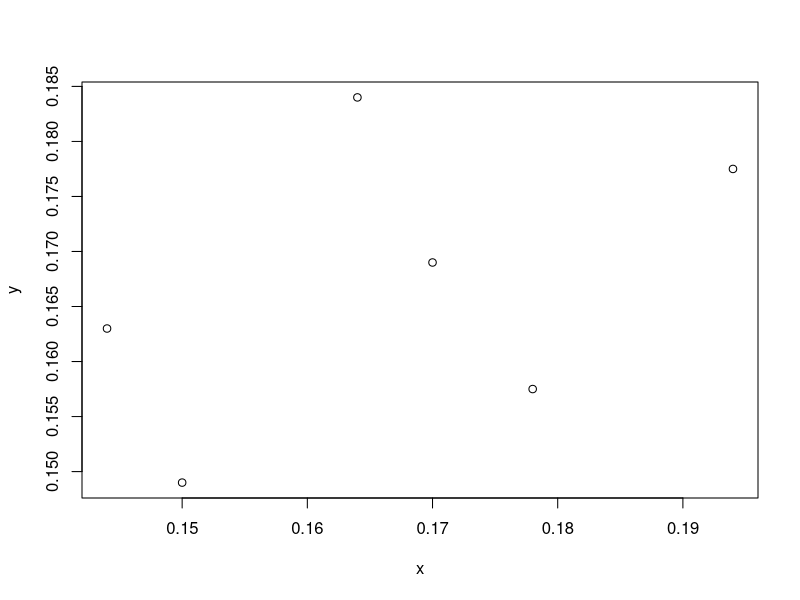
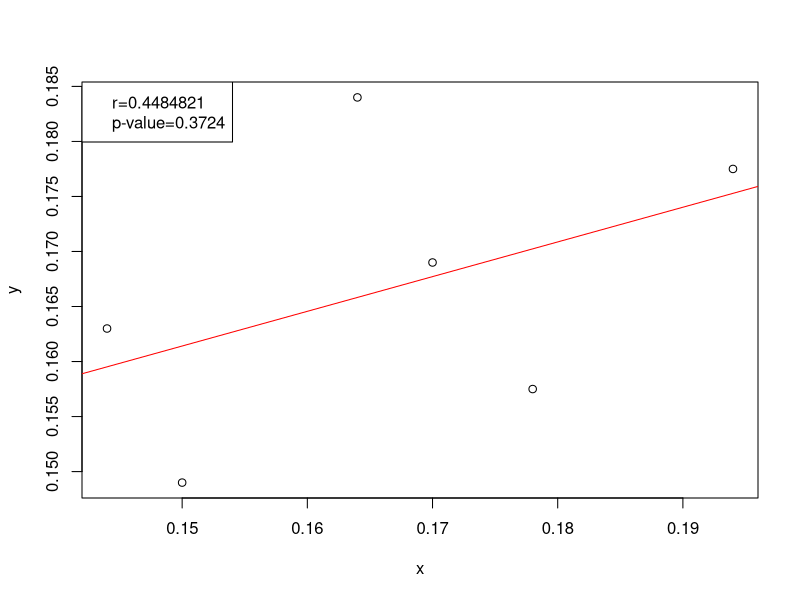

Source code (R) for these figures, in order:
x <- c(0.15,0.17,0.194,0.178,0.164,0.144)
y <- c(0.149,0.169,0.1775,0.1575,0.184,0.163)
plot(x, y)

cor(x,y)
cor.test(x,y)

plot(x,y)
abline(lm(y~x),col="red")
legend("topleft", legend=c("r=0.4484821", "p-value=0.3724"))
